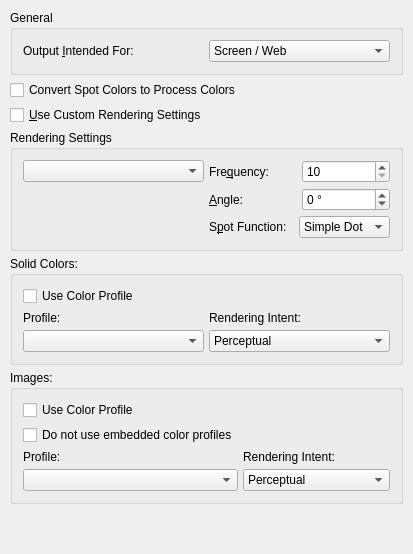
  <widget class="QWidget" name="tabColor">
   <attribute name="title">
    <string>C&amp;olor</string>
   </attribute>
   <layout class="QVBoxLayout" name="tabColorLayout">
    <property name="spacing">
     <number>5</number>
    </property>
    <property name="leftMargin">
     <number>10</number>
    </property>
    <property name="topMargin">
     <number>10</number>
    </property>
    <property name="rightMargin">
     <number>10</number>
    </property>
    <property name="bottomMargin">
     <number>10</number>
    </property>
    <item>
     <widget class="QGroupBox" name="ColorGroup">
      <property name="title">
       <string>General</string>
      </property>
      <layout class="QHBoxLayout" name="colorGroupLayout">
       <property name="spacing">
        <number>5</number>
       </property>
       <property name="leftMargin">
        <number>10</number>
       </property>
       <property name="topMargin">
        <number>10</number>
       </property>
       <property name="rightMargin">
        <number>10</number>
       </property>
       <property name="bottomMargin">
        <number>10</number>
       </property>
       <item>
        <widget class="QLabel" name="label_16">
         <property name="text">
          <string>Output &amp;Intended For:</string>
         </property>
         <property name="buddy">
          <cstring>OutCombo</cstring>
         </property>
        </widget>
       </item>
       <item>
        <widget class="QComboBox" name="OutCombo">
         <item>
          <property name="text">
           <string>Screen / Web</string>
          </property>
         </item>
         <item>
          <property name="text">
           <string>Printer</string>
          </property>
         </item>
         <item>
          <property name="text">
           <string>Grayscale</string>
          </property>
         </item>
        </widget>
       </item>
      </layout>
     </widget>
    </item>
    <item>
     <widget class="QCheckBox" name="useSpot">
      <property name="text">
       <string>Convert Spot Colors to Process Colors</string>
      </property>
     </widget>
    </item>
    <item>
     <widget class="QCheckBox" name="UseLPI">
      <property name="text">
       <string>&amp;Use Custom Rendering Settings</string>
      </property>
     </widget>
    </item>
    <item>
     <widget class="QGroupBox" name="LPIgroup">
      <property name="title">
       <string>Rendering Settings</string>
      </property>
      <layout class="QGridLayout" name="lpiGroupLayout">
       <property name="leftMargin">
        <number>10</number>
       </property>
       <property name="topMargin">
        <number>10</number>
       </property>
       <property name="rightMargin">
        <number>10</number>
       </property>
       <property name="bottomMargin">
        <number>10</number>
       </property>
       <property name="spacing">
        <number>5</number>
       </property>
       <item row="0" column="0">
        <widget class="QComboBox" name="LPIcolor"/>
       </item>
       <item row="0" column="1">
        <layout class="QHBoxLayout" name="horizontalLayout_10">
         <item>
          <widget class="QLabel" name="label_17">
           <property name="text">
            <string>Fre&amp;quency:</string>
           </property>
           <property name="buddy">
            <cstring>LPIfreq</cstring>
           </property>
          </widget>
         </item>
         <item>
          <widget class="QSpinBox" name="LPIfreq">
           <property name="minimum">
            <number>10</number>
           </property>
           <property name="maximum">
            <number>1000</number>
           </property>
          </widget>
         </item>
        </layout>
       </item>
       <item row="1" column="1">
        <layout class="QHBoxLayout" name="horizontalLayout_11">
         <item>
          <widget class="QLabel" name="label_18">
           <property name="text">
            <string>&amp;Angle:</string>
           </property>
           <property name="buddy">
            <cstring>LPIangle</cstring>
           </property>
          </widget>
         </item>
         <item>
          <widget class="QSpinBox" name="LPIangle">
           <property name="suffix">
            <string> °</string>
           </property>
           <property name="minimum">
            <number>-180</number>
           </property>
           <property name="maximum">
            <number>180</number>
           </property>
          </widget>
         </item>
        </layout>
       </item>
       <item row="2" column="1">
        <layout class="QHBoxLayout" name="horizontalLayout_12">
         <item>
          <widget class="QLabel" name="label_19">
           <property name="text">
            <string>S&amp;pot Function:</string>
           </property>
           <property name="buddy">
            <cstring>LPIfunc</cstring>
           </property>
          </widget>
         </item>
         <item>
          <widget class="QComboBox" name="LPIfunc">
           <property name="editable">
            <bool>false</bool>
           </property>
           <item>
            <property name="text">
             <string>Simple Dot</string>
            </property>
           </item>
           <item>
            <property name="text">
             <string>Line</string>
            </property>
           </item>
           <item>
            <property name="text">
             <string>Round</string>
            </property>
           </item>
           <item>
            <property name="text">
             <string>Ellipse</string>
            </property>
           </item>
          </widget>
         </item>
        </layout>
       </item>
      </layout>
     </widget>
    </item>
    <item>
     <widget class="QGroupBox" name="solidsProfileGroup">
      <property name="title">
       <string>Solid Colors:</string>
      </property>
      <layout class="QGridLayout" name="solidColorsGroupLayout">
       <property name="leftMargin">
        <number>10</number>
       </property>
       <property name="topMargin">
        <number>10</number>
       </property>
       <property name="rightMargin">
        <number>10</number>
       </property>
       <property name="bottomMargin">
        <number>10</number>
       </property>
       <property name="spacing">
        <number>5</number>
       </property>
       <item row="1" column="0">
        <widget class="QLabel" name="solidsProfileLabel">
         <property name="text">
          <string>Profile:</string>
         </property>
        </widget>
       </item>
       <item row="0" column="0">
        <widget class="QCheckBox" name="EmbedProfs">
         <property name="text">
          <string>Use Color Profile</string>
         </property>
        </widget>
       </item>
       <item row="1" column="1">
        <widget class="QLabel" name="solidsIntentLabel">
         <property name="text">
          <string>Rendering Intent:</string>
         </property>
        </widget>
       </item>
       <item row="2" column="0">
        <widget class="QComboBox" name="SolidPr"/>
       </item>
       <item row="2" column="1">
        <widget class="QComboBox" name="IntendS">
         <property name="editable">
          <bool>false</bool>
         </property>
         <item>
          <property name="text">
           <string>Perceptual</string>
          </property>
         </item>
         <item>
          <property name="text">
           <string>Relative Colorimetric</string>
          </property>
         </item>
         <item>
          <property name="text">
           <string>Saturation</string>
          </property>
         </item>
         <item>
          <property name="text">
           <string>Absolute Colorimetric</string>
          </property>
         </item>
        </widget>
       </item>
      </layout>
     </widget>
    </item>
    <item>
     <widget class="QGroupBox" name="imageProfileGroup">
      <property name="title">
       <string>Images:</string>
      </property>
      <layout class="QGridLayout" name="imageProfileGroupLayout">
       <property name="leftMargin">
        <number>10</number>
       </property>
       <property name="topMargin">
        <number>10</number>
       </property>
       <property name="rightMargin">
        <number>10</number>
       </property>
       <property name="bottomMargin">
        <number>10</number>
       </property>
       <property name="spacing">
        <number>5</number>
       </property>
       <item row="0" column="0">
        <widget class="QCheckBox" name="EmbedProfs2">
         <property name="text">
          <string>Use Color Profile</string>
         </property>
        </widget>
       </item>
       <item row="2" column="0">
        <widget class="QLabel" name="imageProfileLabel">
         <property name="text">
          <string>Profile:</string>
         </property>
        </widget>
       </item>
       <item row="2" column="1">
        <widget class="QLabel" name="imageIntentLabel">
         <property name="text">
          <string>Rendering Intent:</string>
         </property>
        </widget>
       </item>
       <item row="1" column="0">
        <widget class="QCheckBox" name="NoEmbedded">
         <property name="text">
          <string>Do not use embedded color profiles</string>
         </property>
        </widget>
       </item>
       <item row="3" column="0">
        <widget class="QComboBox" name="ImageP"/>
       </item>
       <item row="3" column="1">
        <widget class="QComboBox" name="IntendI">
         <property name="editable">
          <bool>false</bool>
         </property>
         <item>
          <property name="text">
           <string>Perceptual</string>
          </property>
         </item>
         <item>
          <property name="text">
           <string>Relative Colorimetric</string>
          </property>
         </item>
         <item>
          <property name="text">
           <string>Saturation</string>
          </property>
         </item>
         <item>
          <property name="text">
           <string>Absolute Colorimetric</string>
          </property>
         </item>
        </widget>
       </item>
      </layout>
     </widget>
    </item>
    <item>
     <spacer name="verticalSpacer_3">
      <property name="orientation">
       <enum>Qt::Vertical</enum>
      </property>
      <property name="sizeHint" stdset="0">
       <size>
        <width>20</width>
        <height>40</height>
       </size>
      </property>
     </spacer>
    </item>
   </layout>
  </widget>
